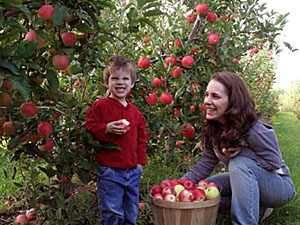
%> input picture nature1.jpg, 300 x 225 px
$ octave practiceenhance.m   (GNU Octave 9; MATLAB toolbox functions it lacks are replaced by stand-ins)
%> lines starting %> are read from the running program, lines starting %| are printed output that depends on the picture
%> further down, im1 is the input picture: size 225x300x3 uint8; mean R, G, B 95.3, 83.9, 70.4
### enhance.m
function[imFinal] = enhance(im1)

imHsv = rgb2hsv(im1);
%> imHsv: size 225x300x3 double; mean H, S, V 0.324, 0.455, 0.407
imHsv(:,:,2) = imHsv(:,:,2)*2;
%> imHsv: size 225x300x3 double; mean H, S, V 0.324, 0.91, 0.407
imFinal = hsv2rgb(imHsv);
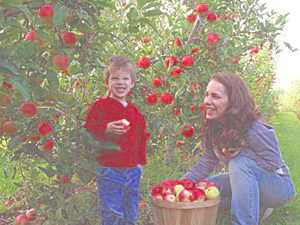
%> imFinal: size 225x300x3 double; mean R, G, B 0.341, 0.251, 0.146; drawn with min black and max white
imshow(imFinal);
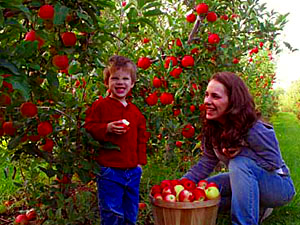
%> displayed picture: size 225x300x3, on the screen's scale of 0 to 255; mean R, G, B 87.5, 70.7, 45.4

### practiceenhance.m
im1 = imread('nature1.jpg');

%enhance color
im2 = enhance(im1);
figure(2), imshow(im2)
